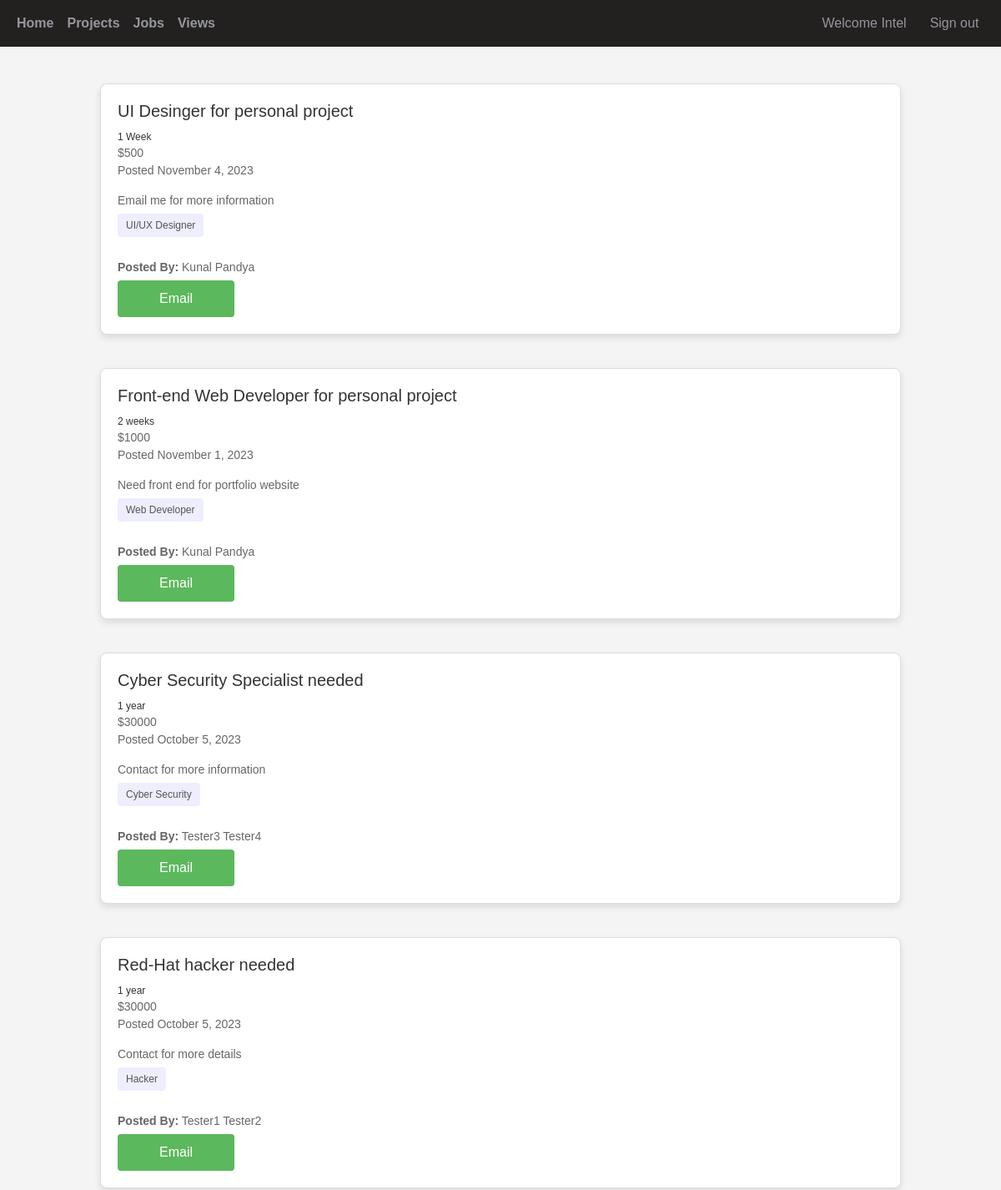
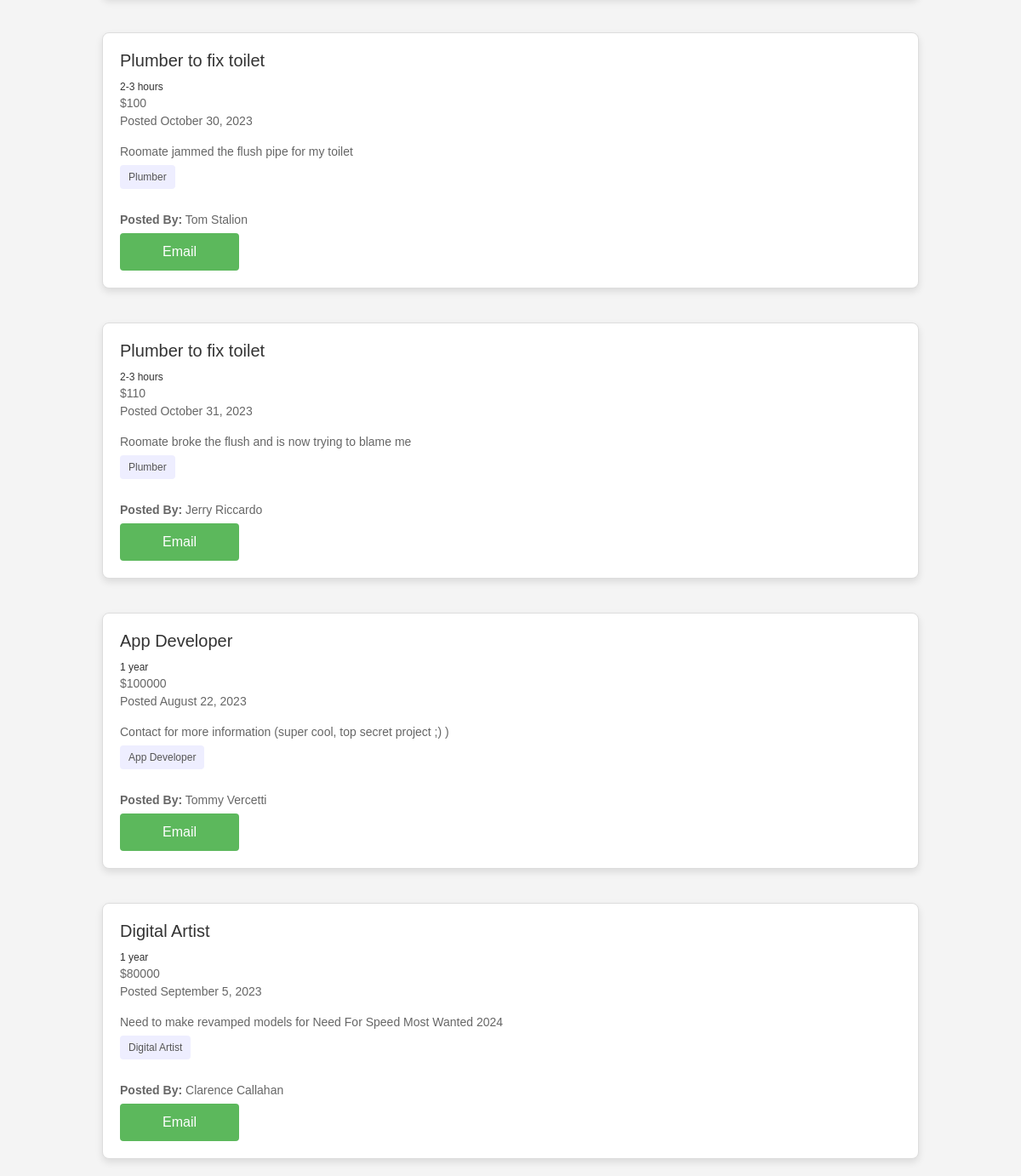
/jobpage.php (signed in), run on the app's committed database (2 pictures, top to bottom).
### tables this page shows
CREATE TABLE `jobs` (
  `JobID` int NOT NULL,
  `UserID` int NOT NULL,
  `JobTitle` varchar(256) NOT NULL,
  `JobDescription` varchar(2048) DEFAULT NULL,
  `JobPrice` double NOT NULL,
  `JobDuration` varchar(64) NOT NULL,
  `DatePosted` date NOT NULL,
  PRIMARY KEY (`JobID`),
  UNIQUE KEY `JobID_UNIQUE` (`JobID`),
  KEY `JobUserID_idx` (`UserID`),
  CONSTRAINT `JobUserID` FOREIGN KEY (`UserID`) REFERENCES `users` (`UserID`)
);

CREATE TABLE `users` (
  `UserID` int NOT NULL AUTO_INCREMENT,
  `Username` varchar(128) NOT NULL,
  `Email` varchar(256) NOT NULL,
  `Password` varchar(128) NOT NULL,
  `FirstName` varchar(64) NOT NULL,
  `LastName` varchar(64) NOT NULL,
  `Address` varchar(256) NOT NULL,
  `DOB` date NOT NULL,
  `UserRoleID` int NOT NULL,
  PRIMARY KEY (`UserID`),
  UNIQUE KEY `UserID_UNIQUE` (`UserID`),
  UNIQUE KEY `Username_UNIQUE` (`Username`),
  UNIQUE KEY `email_UNIQUE` (`Email`),
  KEY `UserRoleID_idx` (`UserRoleID`),
  CONSTRAINT `UserRoleID` FOREIGN KEY (`UserRoleID`) REFERENCES `userroles` (`RoleID`) ON DELETE CASCADE ON UPDATE CASCADE
);

### jobpage.php (the view, shortened to what this page needs)
<?php
include 'header.php';
require_once './db/dbh.inc.php';
$sql = "SELECT
    j.JobID,
    j.UserID,
    j.JobTitle,
    j.JobDescription,
    j.JobPrice,
    j.JobDuration,
    j.DatePosted,
    GROUP_CONCAT(DISTINCT sm.SkillName SEPARATOR ', ') AS SkillNames,
    u.FirstName,
    u.LastName,
    u.Email,
    GROUP_CONCAT(DISTINCT t.TagName SEPARATOR ', ') AS TagNames
FROM
    final.jobs j
LEFT JOIN
    final.skillmap sm ON j.JobID = sm.jobID
LEFT JOIN
    final.tagmap tm ON j.JobID = tm.JobID
LEFT JOIN
    final.tags t ON tm.TagID = t.TagID
LEFT JOIN
    final.users u ON j.UserID = u.UserID";
$sql .= " GROUP BY
    j.JobID,
    j.UserID,
    j.JobTitle,
    j.JobDescription,
    j.JobPrice,
    j.JobDuration,
    j.DatePosted";
$stmt = mysqli_stmt_init($conn);
if (!mysqli_stmt_prepare($stmt, $sql)) {
    header("location: ../jobpage.php?error=stmtFailed");
    exit();
}
mysqli_stmt_execute($stmt);
$result = mysqli_stmt_get_result($stmt);
?>
<!DOCTYPE html>
<html lang="en">
<head>
    <link rel="stylesheet" type="text/css" href="./css/jobstyle.css">
</head>
<body>
<div class="d-flex flex-column min-vh-100" style="align-items:center; margin-top:100px;">
<div class='job-container' style='width: 80%;'>
<?php
if ($result->num_rows > 0) {
    while($row = $result->fetch_assoc()) {
        echo "<div class='job-card'>
            <h3>".$row["JobTitle"]."</h3>
            <div class='job-meta'>
                <span>".$row["JobDuration"]."</span>
                <p>$</p<span>".$row["JobPrice"]."</span></br>
                <span>Posted ".date("F j, Y", strtotime($row["DatePosted"]))."</span>
            </div>
            <p>".$row["JobDescription"]."</p>
            <ul class='job-tags'>
                <li>".$row["SkillNames"]."</li>
            </ul>
            <p><strong>Posted By:</strong> ".$row["FirstName"]." ".$row["LastName"]."</p>
            <a href='mailto:".$row["Email"]."?subject=Regarding Project: ".$row["JobTitle"]."'><button>Email</button></a>
        </div>";
    }
    echo "</div>";
} else {
    echo "<p>0 results found</p>";
}
?>
</div>
</body>
</html>

### css/jobstyle.css (style rules this page uses)
body { font-family: "Arial", sans-serif; background-color: #f4f4f4; margin: 0; align-items: center; }
.job-container { width: 50%; display: flex; flex-wrap: wrap; gap: 20px; justify-content: left; }
.job-card { border: 1px solid #ddd; border-radius: 8px; box-shadow: 0 4px 8px rgba(0, 0, 0, 0.1); padding: 20px; background-color: #fff; width: 100%; margin-bottom: 20px; max-height: 350px; min-width: 50%; }
.job-card h3 { color: #333; font-size: 20px; margin-bottom: 10px; }
.job-card p { color: #666; font-size: 14px; line-height: 1.5; margin-bottom: 5px; }
.job-card .job-meta { color: #333; font-size: 12px; margin-bottom: 15px; }
.job-card .job-meta span { display: inline-block; margin-right: 10px; }
.job-card .job-tags { padding: 0; list-style: none; }
.job-card .job-tags li { display: inline-block; background-color: #eef; border-radius: 4px; padding: 5px 10px; margin-right: 5px; font-size: 12px; color: #555; margin-bottom: 10px; }
.job-card button { background-color: #5cb85c; color: white; border: none; border-radius: 4px; padding: 10px 50px; cursor: pointer; font-size:1em; }

### data on the page
jobs: JobTitle "UI Desinger for personal project", JobDuration "1 Week", JobPrice "500", DatePosted "November 4, 2023", JobDescription "Email me for more information", SkillNames "UI/UX Designer", UserID.FirstName "Kunal", UserID.LastName "Pandya"
jobs: JobTitle "Front-end Web Developer for personal project", JobDuration "2 weeks", JobPrice "1000", DatePosted "November 1, 2023", JobDescription "Need front end for portfolio website", SkillNames "Web Developer", UserID.FirstName "Kunal", UserID.LastName "Pandya"
jobs: JobTitle "Cyber Security Specialist needed", JobDuration "1 year", JobPrice "30000", DatePosted "October 5, 2023", JobDescription "Contact for more information", SkillNames "Cyber Security", UserID.FirstName "Tester3", UserID.LastName "Tester4"
jobs: JobTitle "Red-Hat hacker needed", JobDuration "1 year", JobPrice "30000", DatePosted "October 5, 2023", JobDescription "Contact for more details", SkillNames "Hacker", UserID.FirstName "Tester1", UserID.LastName "Tester2"
jobs: JobTitle "Plumber to fix toilet", JobDuration "2-3 hours", JobPrice "100", DatePosted "October 30, 2023", JobDescription "Roomate jammed the flush pipe for my toilet", SkillNames "Plumber", UserID.FirstName "Tom", UserID.LastName "Stalion"
jobs: JobTitle "Plumber to fix toilet", JobDuration "2-3 hours", JobPrice "110", DatePosted "October 31, 2023", JobDescription "Roomate broke the flush and is now trying to blame me", SkillNames "Plumber", UserID.FirstName "Jerry", UserID.LastName "Riccardo"
jobs: JobTitle "App Developer", JobDuration "1 year", JobPrice "100000", DatePosted "August 22, 2023", JobDescription "Contact for more information (super cool, top secret project ;) )", SkillNames "App Developer", UserID.FirstName "Tommy", UserID.LastName "Vercetti"
jobs: JobTitle "Digital Artist", JobDuration "1 year", JobPrice "80000", DatePosted "September 5, 2023", JobDescription "Need to make revamped models for Need For Speed Most Wanted 2024", SkillNames "Digital Artist", UserID.FirstName "Clarence", UserID.LastName "Callahan"

### other printed values
$_SESSION["username"] "Intel"
